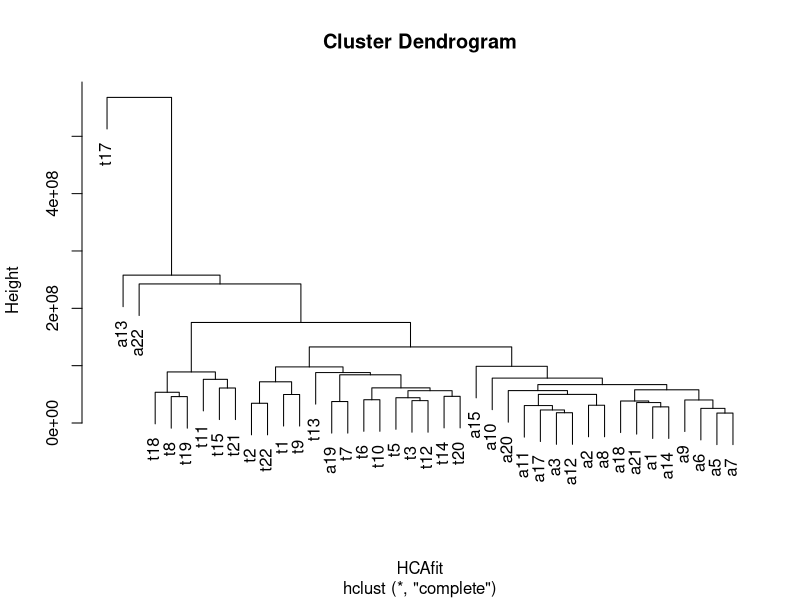
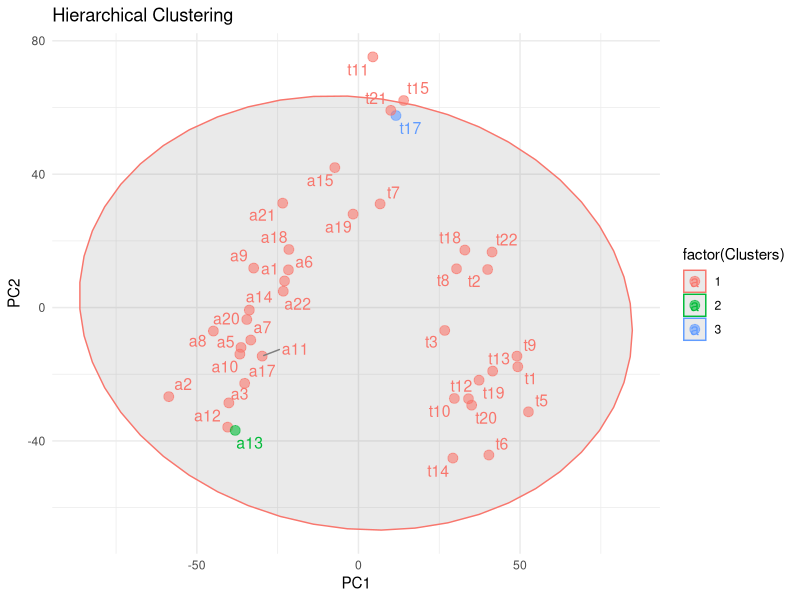

The R script that drew these images, in order:
library(ggplot2)
library(ggrepel)

dataSet <- as.data.frame(read.csv("measurements_real_data.csv"))
colnames(dataSet) <- gsub("X", "", colnames(dataSet))
rownames(dataSet) <- dataSet$Sample
# Extract data for an easier time
classes <- dataSet$Group
variables <- colnames(dataSet)[-c(1,2)]

matrix <- apply(dataSet[,-c(1, 2)], 2, as.numeric)
rownames(matrix) <- dataSet$Sample


# PCA
HCApca <- prcomp(matrix, scale = TRUE, center = TRUE)$x[, c("PC1", "PC2")]

# Hierarchical Clustering (euclidean distances)
HCAfit <- dist(matrix, method = "euclidean")

# Perform the clustering
HCA <- hclust(HCAfit, method = "complete")
typeof(HCA)


# Plot
## Dendrogram
plot(HCA)

## Plot coordinates
HCAclusters <- cutree(HCA, k = 3)
HCAcoord <- cbind.data.frame(Samples = dataSet$Sample, Groups = dataSet$Group, HCApca, Clusters = HCAclusters)

## Actual plot (clusters)
ggplot(HCAcoord, aes(x= PC1, y= PC2, col= factor(Clusters), group= factor(Clusters)))+
  stat_ellipse(geom = "polygon", alpha= 0.1) +
  geom_point(size= 3, alpha= 0.6) + ggtitle("Hierarchical Clustering") +
  geom_text_repel(label = HCAcoord$Samples, size = 4, segment.color = "gray50") + 
  theme_minimal()

